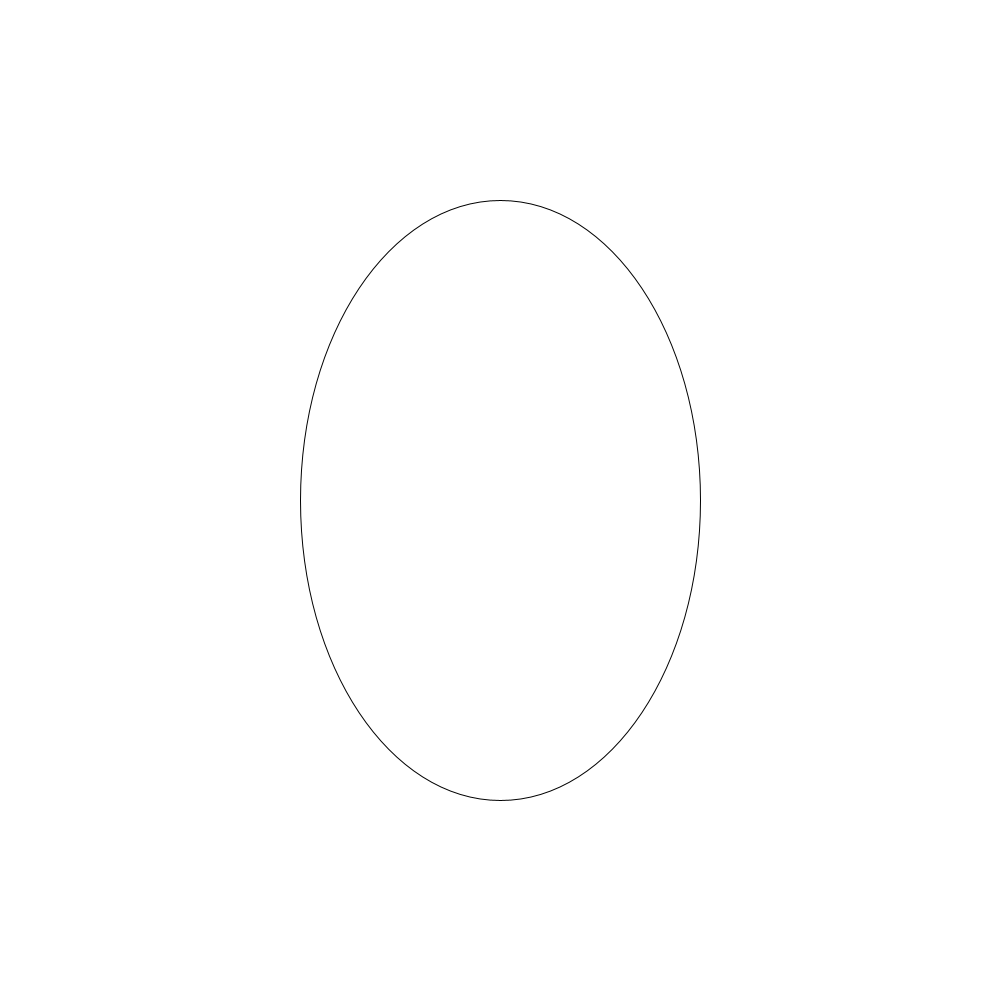
Frame 1 (no input)
Frame 60 (the mouse pressed at the canvas centre just before this capture): identical to frame 1, image omitted
Frame 120 (the mouse held since frame 60 and released just before this capture): identical to frame 1, image omitted

The Processing sketch that drew this single still picture (run headless with seeded random() and noise(); from frame 60 on, the mouse is pressed at the canvas centre):

// Processing sketch: sketch_180906b
// ── sketch_180906b.pde
//void setup () {
// size(800, 600);

//}
////looping
//void draw () {
//  background (255, 0, 0);
//  stroke (0);
//  fill (250);
//  ellipse (400, 200, 100, 100);
//  fill (148, 0, 211);
//  ellipse (400, 250, 80, 100);
//  stroke (255,255,0);
//  line (500, 500, 300, 300);
  
//  //triangle
//  //make a triangle that covers half the screen
//  fill (255,0,255);
//  triangle (0, 0, 0, height, width, 0);
//  //rect
//  //make a green rectangle that follows the mouse around
//  fill (0,0,255);
//  //same thing
//  //rect (mouseX - 50,mouseY - 50, 100, 100);
//  rectMode (CENTER);
//  rect(mouseX, mouseY, 100,100);
  
//  //point
//} 

// ── face.pde
void setup (){
  size (1000, 1000);
}

void draw (){
 background(255);
 ellipse (width/2, height/2, 400, 600);
 
 
 
}
